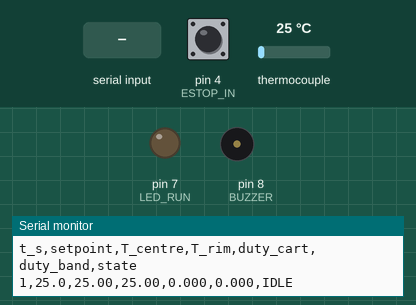
A sketch run on a simulated Arduino Uno, built with avr-gcc and run on an emulated ATmega328P. Shown: output pins drawn as LEDs (lit = HIGH), buzzer (waves = sounding, pin HIGH), the last lines printed to the serial monitor. The inputs (shaded band) are chosen by the test bench; at power-on: thermocouple 25 °C, pin 4 (ESTOP_IN) HIGH.

Above: at 1.2 s.
1.3 s: thermocouple set to 21 °C
3.2 s: thermocouple set to 16 °C
4.7 s: "R90\n" received over Serial
At 5.6 s:
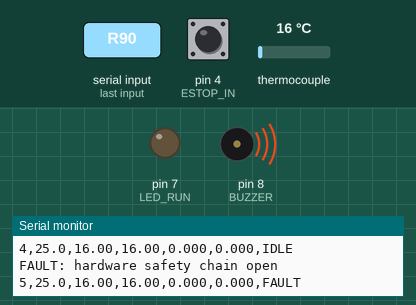
6.5 s: "X90\n" received over Serial
At 7.7 s:
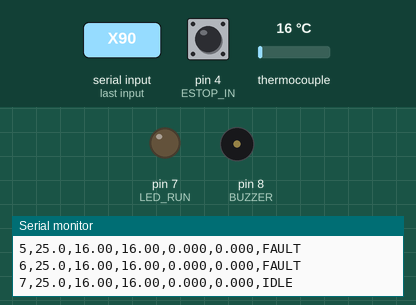
8.0 s: "R,45\n" received over Serial
At 9.1 s:
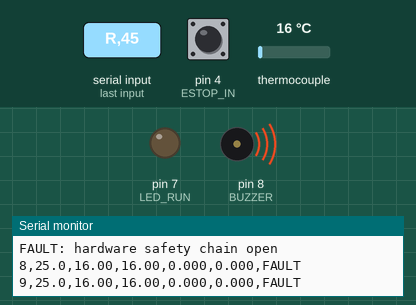
Timing chart, 0 to 10.5 s (numbered marks = the images above; inputs shaded):
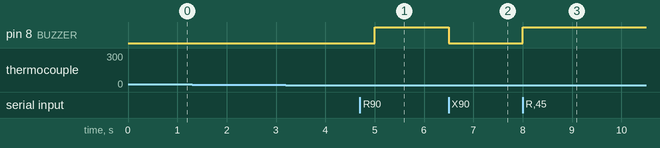

Measured:
- after the input at 4.7 s, pin 8 (BUZZER): LOW → HIGH after 0.30 s
- after the input at 6.5 s, pin 8 (BUZZER): HIGH → LOW at once
- after the input at 8.0 s, pin 8 (BUZZER): LOW → HIGH at once

The sketch:

hotplate_controller.ino
```cpp
/*
 * Hot plate controller - dual zone (cartridges + rim band), PT100 via MAX31865, SSR burst-fire drive.
 * Target board: Arduino Nano / Uno (or ESP32 with pin changes).
 * Libraries: Adafruit MAX31865.
 *
 * SAFETY: this software limit is NOT the safety system. A hardware manual-reset thermostat
 * (see docs/safety.md) must independently cut mains to both heaters.
 *
 * Serial commands (115200 baud, newline terminated):
 *   S <degC>     set target                 R           run   X   stop (heaters off)
 *   O <zone> <K> set rim-sensor offset (zone 1) or centre offset (zone 0), degC
 *   ? / (nothing) -> status line streamed once per second as CSV:
 *   t_s,setpoint,T_centre,T_rim,duty_cart,duty_band,state
 */
#include <SPI.h>
#include <Adafruit_MAX31865.h>

// ---------------- pins ----------------
const uint8_t CS_CENTRE = 10;   // MAX31865 #1: PT100 3 mm below top at (0,+17.5) mm
const uint8_t CS_RIM    = 9;    // MAX31865 #2: PT100 3 mm below top at (58,-17.5) mm
const uint8_t SSR_CART  = 5;    // SSR for the 3 cartridge heaters (zone 0)
const uint8_t SSR_BAND  = 6;    // SSR for the rim band heater (zone 1)
const uint8_t LED_RUN   = 7;
const uint8_t BUZZER    = 8;
const uint8_t ESTOP_IN  = 4;    // reads the hardware safety chain contactor feedback (LOW = chain closed / OK)

Adafruit_MAX31865 rtdC(CS_CENTRE), rtdR(CS_RIM);
const float RREF = 430.0, RNOMINAL = 100.0;     // 430 ohm reference for PT100 board

// ---------------- limits ----------------
const float T_MAX_SET   = 400.0;
const float T_HARD_CUT  = 415.0;   // software over-temperature trip (hardware thermostat is set higher, ~430 C)
const float T_MIN_VALID = -10.0;
const float RATE_LIMIT  = 6.0;     // K/s: reject impossible jumps (open sensor, noise)
const unsigned long WINDOW_MS = 1000;  // burst-fire window: 100 half-cycles at 50 Hz = 1 % resolution

// ---------------- control ----------------
struct Pid {
  float kp, ki, kd;     // W/K, W/(K s), W s/K  (power domain, see control/control_sim.py)
  float I = 0, prev = NAN;
};
Pid pid = {80.0, 0.15, 100.0};
const float P_CART_MAX = 450.0, P_BAND_MAX = 350.0, P_TOTAL = P_CART_MAX + P_BAND_MAX;
// Fraction of the commanded power that goes to the rim band. 0.5 at steady state (from the 3D model);
// during a ramp both zones are heated in proportion to installed power so the rim does not lag.
float rimFractionSteady = 0.50;

float setpoint = 25.0, offC = 0.0, offR = 0.0;
enum State { IDLE, RUNNING, FAULT } state = IDLE;
float tC = NAN, tR = NAN, dutyCart = 0, dutyBand = 0;
unsigned long tLast = 0, winStart = 0;

bool sensorOk(float v, float prevv) {
  if (isnan(v) || v < T_MIN_VALID || v > 500.0) return false;
  if (!isnan(prevv) && fabs(v - prevv) > RATE_LIMIT) return false;
  return true;
}

void heatersOff() { digitalWrite(SSR_CART, LOW); digitalWrite(SSR_BAND, LOW); dutyCart = dutyBand = 0; }

void fault(const char *why) {
  heatersOff(); state = FAULT; pid.I = 0;
  Serial.print(F("FAULT: ")); Serial.println(why);
  digitalWrite(BUZZER, HIGH);
}

void setup() {
  pinMode(SSR_CART, OUTPUT); pinMode(SSR_BAND, OUTPUT); heatersOff();
  pinMode(LED_RUN, OUTPUT); pinMode(BUZZER, OUTPUT); pinMode(ESTOP_IN, INPUT_PULLUP);
  Serial.begin(115200);
  rtdC.begin(MAX31865_3WIRE); rtdR.begin(MAX31865_3WIRE);   // use MAX31865_4WIRE if the 4-wire jumpers are fitted
  Serial.println(F("t_s,setpoint,T_centre,T_rim,duty_cart,duty_band,state"));
}

void readSensors() {
  float c = rtdC.temperature(RNOMINAL, RREF) + offC;
  float r = rtdR.temperature(RNOMINAL, RREF) + offR;
  uint8_t fc = rtdC.readFault(), fr = rtdR.readFault();
  if (fc || fr) { rtdC.clearFault(); rtdR.clearFault(); fault("RTD fault flag"); return; }
  if (!sensorOk(c, tC) || !sensorOk(r, tR)) {
    if (!isnan(tC)) { fault("sensor out of range or jumped"); return; }
  }
  tC = c; tR = r;
}

void parseSerial() {
  if (!Serial.available()) return;
  String line = Serial.readStringUntil('\n'); line.trim();
  if (line.length() == 0) return;
  char c = line.charAt(0);
  if (c == 'S') { float v = line.substring(1).toFloat(); setpoint = constrain(v, 25.0, T_MAX_SET); }
  else if (c == 'R') { if (state != FAULT) { state = RUNNING; pid.I = 0; pid.prev = NAN; } }
  else if (c == 'X') { state = IDLE; heatersOff(); digitalWrite(BUZZER, LOW); }
  else if (c == 'O') {
    int z = line.substring(1, 3).toInt(); float v = line.substring(3).toFloat();
    if (z == 0) offC = v; else offR = v;
  }
}

void controlStep(float dt) {
  // The loop regulates the CENTRE sensor; the rim sensor is monitored and trimmed through the band share.
  float e = setpoint - tC;
  float dmeas = isnan(pid.prev) ? 0 : (tC - pid.prev) / dt;
  pid.prev = tC;
  float Pun = pid.kp * e + pid.I - pid.kd * dmeas;
  float P = constrain(Pun, 0.0, P_TOTAL);
  // conditional integration + anti-windup
  if (fabs(e) < 8.0 && ((Pun > 0 && Pun < P_TOTAL) || (Pun <= 0 && e > 0) || (Pun >= P_TOTAL && e < 0)))
    pid.I = constrain(pid.I + pid.ki * e * dt, 0.0, P_TOTAL);

  // Zone split: ramp (large error) -> proportional to installed power; near setpoint -> steady-state share,
  // then a slow trim so that T_rim - T_centre follows the calibrated target (0 after offsets are applied).
  float share = (fabs(e) > 15.0) ? (P_BAND_MAX / P_TOTAL) : rimFractionSteady;
  float rimErr = tC - tR;                        // >0 : rim is colder than centre
  rimFractionSteady = constrain(rimFractionSteady + 0.002 * rimErr * dt, 0.30, 0.70);
  float Pb = constrain(P * share, 0.0, P_BAND_MAX);
  float Pc = constrain(P - Pb, 0.0, P_CART_MAX);
  dutyBand = Pb / P_BAND_MAX; dutyCart = Pc / P_CART_MAX;
}

void driveSSR() {
  unsigned long now = millis();
  if (now - winStart >= WINDOW_MS) winStart += WINDOW_MS;
  unsigned long pos = now - winStart;
  digitalWrite(SSR_CART, (state == RUNNING && pos < dutyCart * WINDOW_MS) ? HIGH : LOW);
  digitalWrite(SSR_BAND, (state == RUNNING && pos < dutyBand * WINDOW_MS) ? HIGH : LOW);
}

void loop() {
  parseSerial();
  unsigned long now = millis();
  if (now - tLast >= 1000) {
    float dt = (now - tLast) / 1000.0; tLast = now;
    readSensors();
    if (state != FAULT) {
      if (tC > T_HARD_CUT || tR > T_HARD_CUT) fault("software over-temperature");
      else if (digitalRead(ESTOP_IN) == HIGH && state == RUNNING) fault("hardware safety chain open");
      else if (state == RUNNING) controlStep(dt);
    }
    digitalWrite(LED_RUN, state == RUNNING);
    Serial.print(now / 1000); Serial.print(','); Serial.print(setpoint, 1); Serial.print(',');
    Serial.print(tC, 2); Serial.print(','); Serial.print(tR, 2); Serial.print(',');
    Serial.print(dutyCart, 3); Serial.print(','); Serial.print(dutyBand, 3); Serial.print(',');
    Serial.println(state == IDLE ? "IDLE" : state == RUNNING ? "RUN" : "FAULT");
  }
  if (state != RUNNING) heatersOff(); else driveSSR();
}
```
